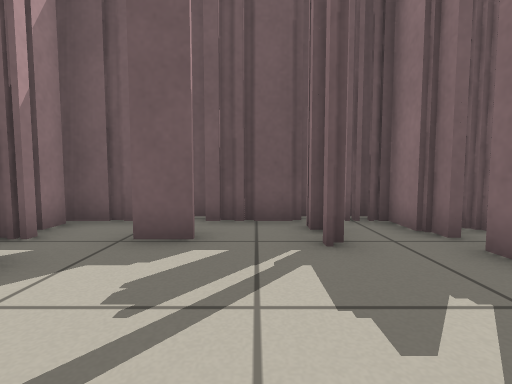
View 1 (above)

24 first-person views from a walk through a Stage world. The camera is 0.5 m above the floor, tilts 4° down and sees 85° across. Floor lines are 1 m apart. The floor is counted in squares, 0.5 m on a side. Each view is taken from the middle of a square. On the plan, view 1 faces up. The plan holds only what a view shows up to about 11 squares ahead; the rest is blank. The robots in the file are not drawn.

View 2
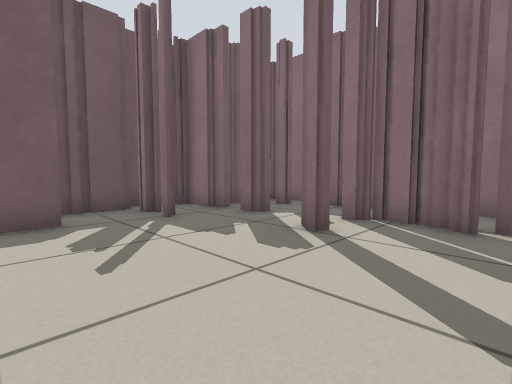

View 3
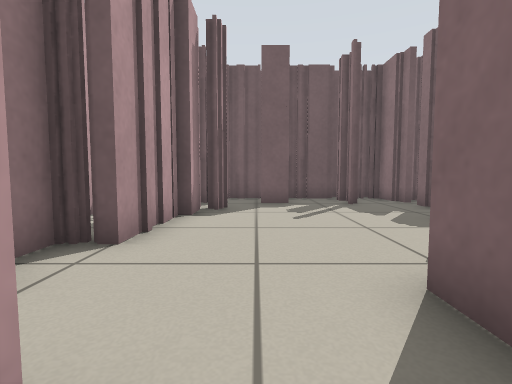

View 4
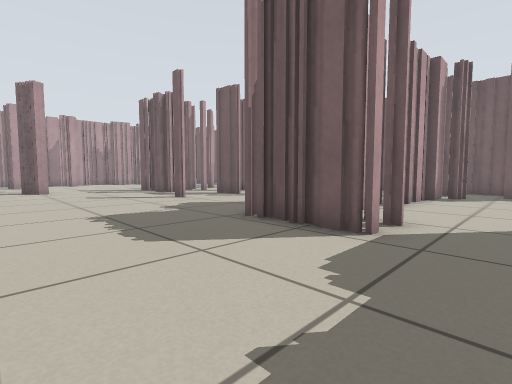

View 5
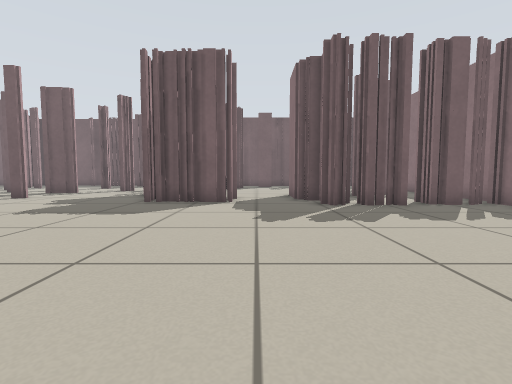

View 6
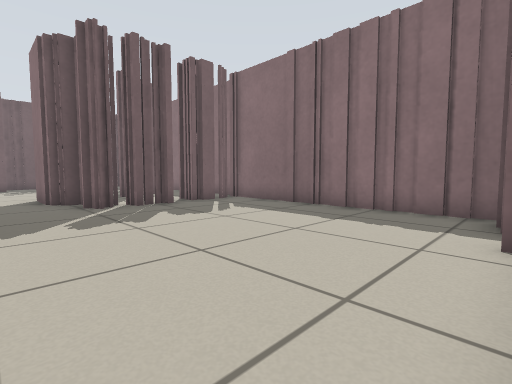

View 7
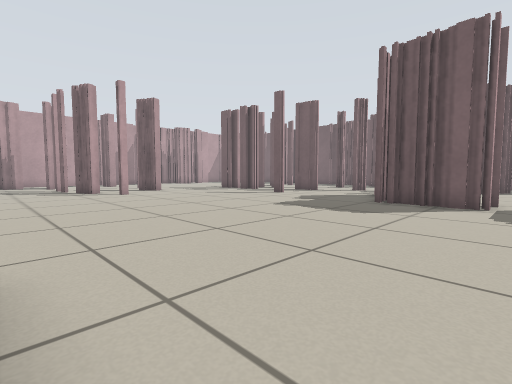

View 8
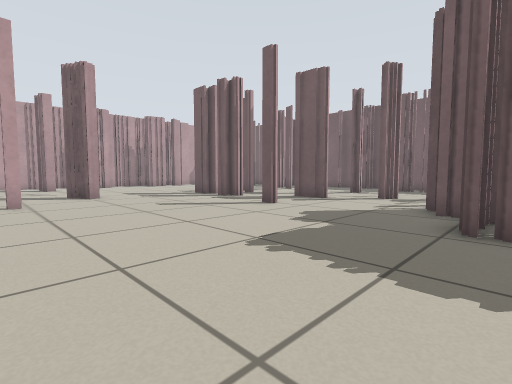

View 9
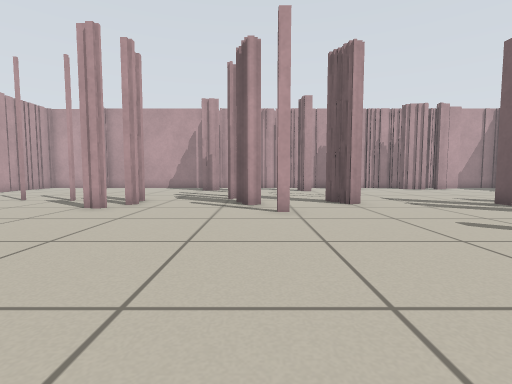

View 10
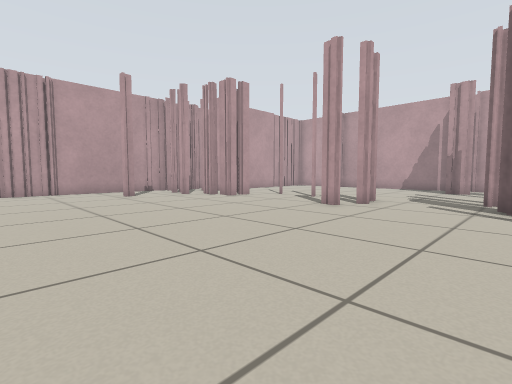

View 11
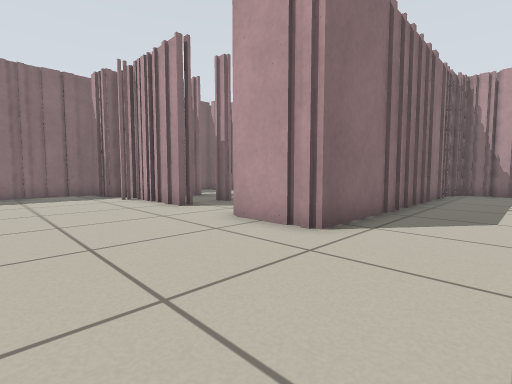

View 12
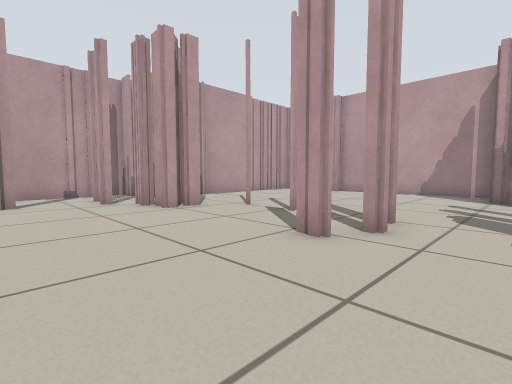

View 13
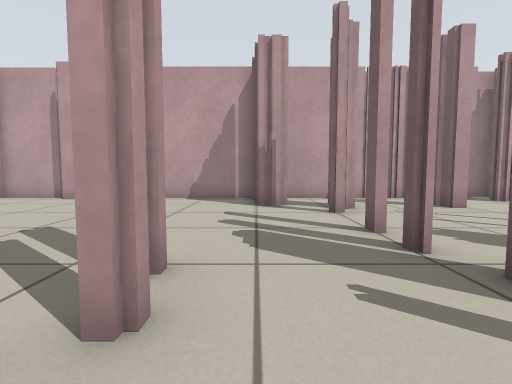

View 14
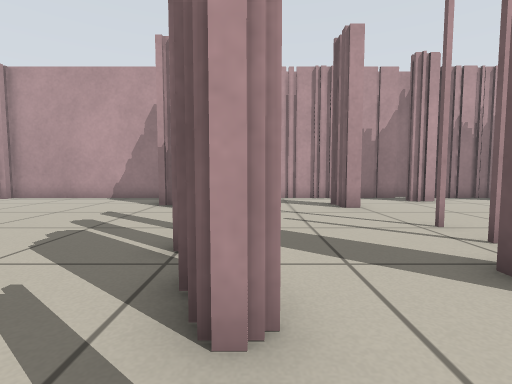

View 15
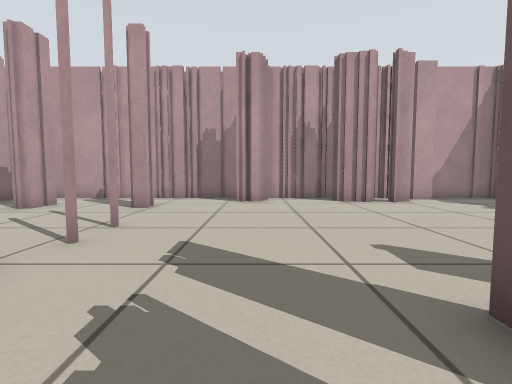

View 16
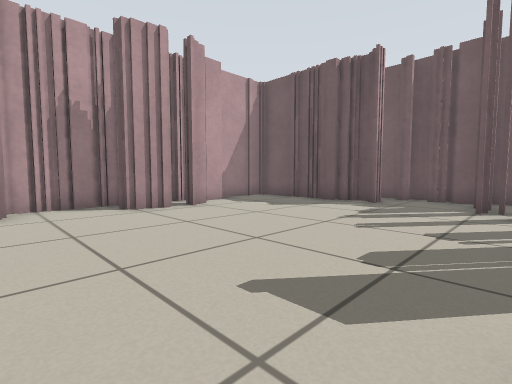

View 17
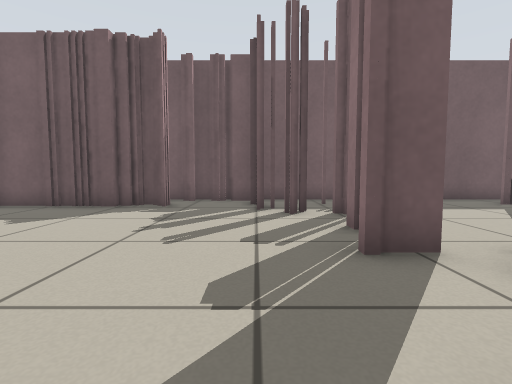

View 18
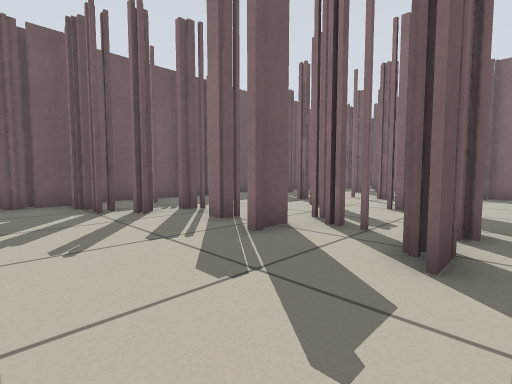

View 19
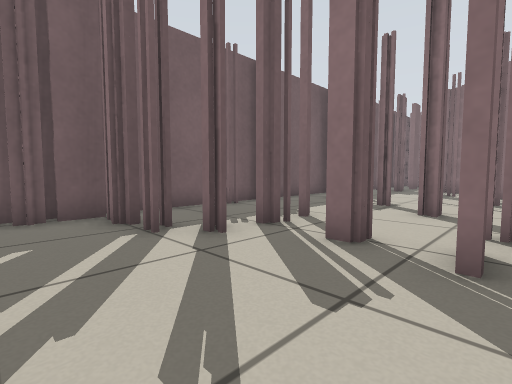

View 20
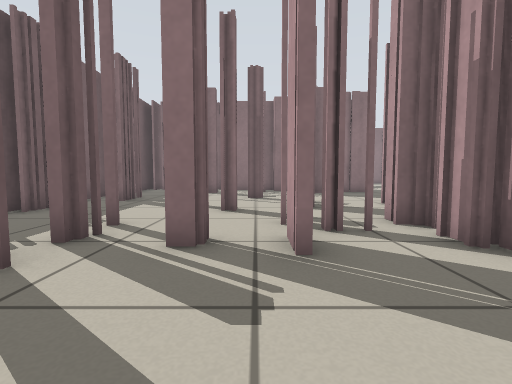

View 21
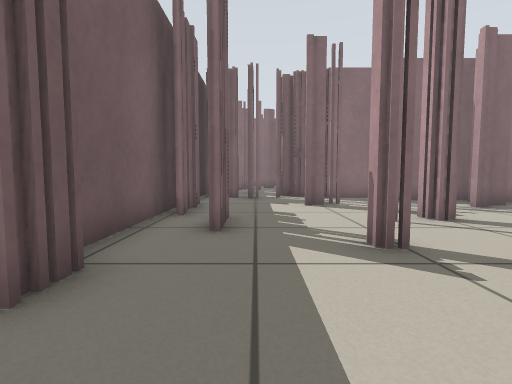

View 22
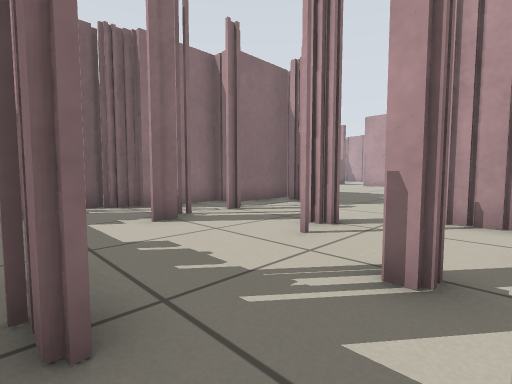

View 23
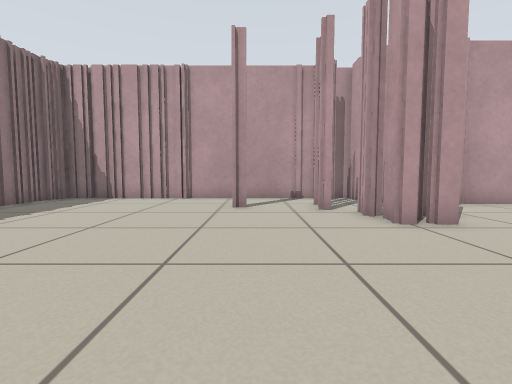

View 24
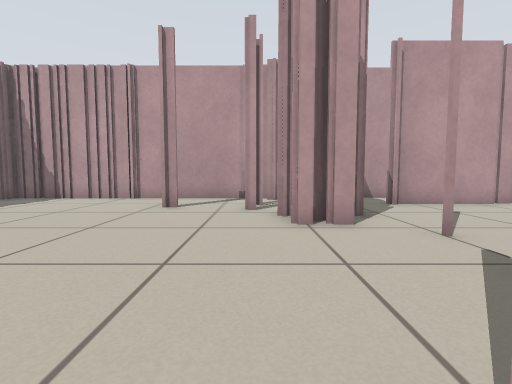

### Floor plan
Key: @ floor where view 1 was taken; # wall or solid block; x gap in a wall; . floor; T thing the floor can be seen under or through.
Columns run from 26 left of view 1 to 6 right of it. Each row starts with its distance up from view 1.
  6      #########################
  5     ##..#.......##....#....#.####
  4 ######..##............##x#.#.x.##
  3 #....... ##...........##.....#..#
  2 #..............#... #.##........#
  1 ##........T...........#.....#.. #
  0 ##........TT.....#..#.#...@...# #
 -1 ##........TT..##.....##.......#.#
 -2 ##.........x..##.....#........#
 -3 #.........##.......####..##
 -4 #..............#....####.##     #
 -5 ##..................####..# .## #
 -6 ##....................##..#####x#
 -7 #.........................###...#
 -8 #.##..#.##......................#
 -9 #.##............................#
-10 #..........#....................#
-11 #.......##......................#
-12 #.###.#.#.......................#
-13 #.x.............................#
-14 ###.............................#
-15 #........x#..........###..#######
-16 #....................#  ..#
-17 #.......#............#   ..
-18 #....................#
-19 #.......#............#
-20 #........##..........#
-21 #........##..........#
-22 #.. .....## .........#
-23 #.  .....# #.........#
-24 #  ####. ###.........#
-25       .. ##.........##
-26       ###############

Where each view was taken, in squares from view 1:
view 1: 0 up, 0 right, facing up
view 2: 2 down, 2 left, facing up-right
view 3: 5 down, 2 left, facing up
view 4: 10 down, 1 left, facing up-left
view 5: 15 down, 2 left, facing up
view 6: 15 down, 2 left, facing up-right
view 7: 15 down, 2 left, facing up-left
view 8: 11 down, 5 left, facing up-left
view 9: 11 down, 8 left, facing left
view 10: 11 down, 8 left, facing down-left
view 11: 11 down, 8 left, facing down-right
view 12: 13 down, 12 left, facing down-left
view 13: 14 down, 15 left, facing left
view 14: 11 down, 15 left, facing left
view 15: 5 down, 15 left, facing left
view 16: 5 down, 17 left, facing up-left
view 17: 4 down, 18 left, facing up
view 18: 4 down, 20 left, facing up-right
view 19: 1 down, 20 left, facing up-right
view 20: 0 up, 20 left, facing right
view 21: 4 up, 15 left, facing right
view 22: 5 up, 12 left, facing down-right
view 23: 15 down, 13 left, facing down
view 24: 15 down, 15 left, facing down
